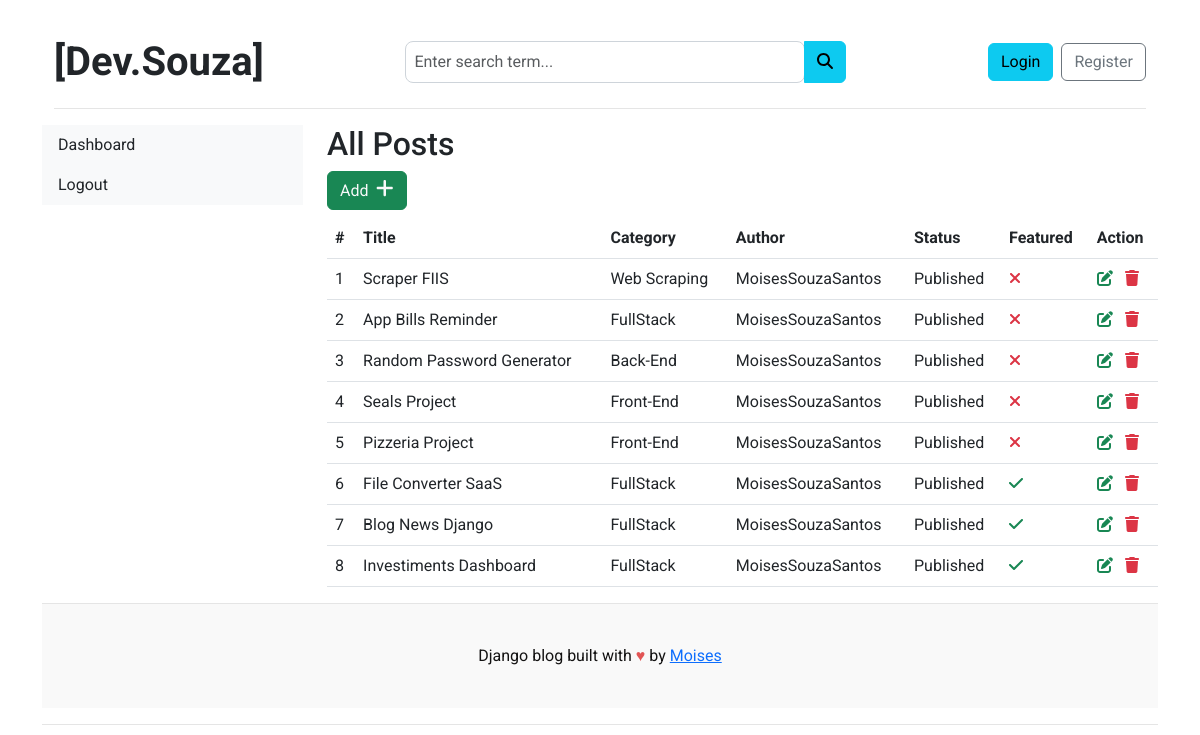
The app's page /dashboard/posts/ with its own data.
### blog_projects/models.py (models this page shows, shortened)
class Blog(models.Model):
    title = models.CharField(max_length=200)
    slug = models.SlugField(max_length=200, unique=True)
    category = models.ForeignKey(Category, on_delete=models.CASCADE)
    author = models.ForeignKey(User, on_delete=models.CASCADE)
    technologies = models.CharField(max_length=200)
    video = models.FileField(upload_to='projects/videos/', blank=True, null=True)
    image = models.ImageField(upload_to='uploads/%Y/%m/%d')
    short_description = RichTextField()
    blog_body = RichTextField()
    status = models.CharField(max_length=20,choices=STATUS_CHOICES, default='Draft')
    url_demo_live = models.CharField(blank=True, null=True)
    url_github = models.URLField(max_length=255,blank=True, null=True)
    is_featured = models.BooleanField(default=False)
    created_at = models.DateTimeField(auto_now_add=True)
    updated_at = models.DateTimeField(auto_now=True)
    class Meta:
        verbose_name_plural = "blogs"
        ordering = ['-created_at']  # Order by creation date descending

class Category(models.Model):
    category_name = models.CharField(max_length=100)
    updated_at = models.DateTimeField(auto_now=True)
    created_at = models.DateTimeField(auto_now_add=True)
    def __str__(self):
        return self.category_name
    class Meta:
        verbose_name_plural = "categories"

### dashboard/views.py (the view)
# urls.py: path('posts/', views.posts, name='posts'),
def posts(request):
    posts = Blog.objects.all()
    context = {
        'posts': posts,
    }
    return render(request, 'dashboard/posts.html', context)

### templates/dashboard/posts.html (shortened to what this page needs)
{% extends 'base.html' %}
{% block content %}
<div class="row">
    {% include 'dashboard/sidebar.html' %}
    <div class="col-md-9">
        <h2>All Posts</h2>
        <a href="{% url 'add_post' %}" class="btn btn-success text-light float-right mb-2">Add &nbsp;<i class="fa fa-plus" style="font-size:1.25rem"></i></a>
        <div class="table-responsive">
          <table class="table table-hover">
            <thead>
              <tr>
                <th>#</th>
                <th>Title</th>
                <th>Category</th>
                <th>Author</th>
                <th>Status</th>
                <th>Featured</th>
                <th>Action</th>
              </tr>
            </thead>
            <tbody>
            {% for post in posts %}
              <tr>
                <td>{{ forloop.counter }}</td>
                <td>{{ post.title }}</td>
                <td>{{ post.category }}</td>
                <td>{{ post.author }}</td>
                <td>{{ post.status }}</td>
                <td>{% if post.is_featured %}<i class="fa fa-check text-success"></i>{% else %}<i class="fa fa-times text-danger"></i>{% endif %}</td>
                <td>
                    <a href="{% url 'edit_post' post.id %}"><i class="fa fa-edit text-success"></i></a>
                    <a href="{% url 'delete_post' post.id %}"><i class="fa fa-trash text-danger"></i></a>
                </td>
              </tr>
            {% endfor %}
            </tbody>
          </table>
        </div>
    </div>
</div>
{% endblock %}

### static/css/style.css (style rules this page uses)
body { font-family: 'Roboto'!important; }
h1, h2, h3, h4, h5, h6 { font-family: "Roboto", Georgia, "Times New Roman", serif; }

### records on screen
Blog: title "Scraper FIIS", category "Web Scraping", author "MoisesSouzaSantos", status "Published", is_featured False (drawn)
Blog: title "App Bills Reminder", category "FullStack", author "MoisesSouzaSantos", status "Published", is_featured False (drawn)
Blog: title "Random Password Generator", category "Back-End", author "MoisesSouzaSantos", status "Published", is_featured False (drawn)
Blog: title "Seals Project", category "Front-End", author "MoisesSouzaSantos", status "Published", is_featured False (drawn)
Blog: title "Pizzeria Project", category "Front-End", author "MoisesSouzaSantos", status "Published", is_featured False (drawn)
Blog: title "File Converter SaaS", category "FullStack", author "MoisesSouzaSantos", status "Published", is_featured True (drawn)
Blog: title "Blog News Django", category "FullStack", author "MoisesSouzaSantos", status "Published", is_featured True (drawn)
Blog: title "Investiments Dashboard", category "FullStack", author "MoisesSouzaSantos", status "Published", is_featured True (drawn)
